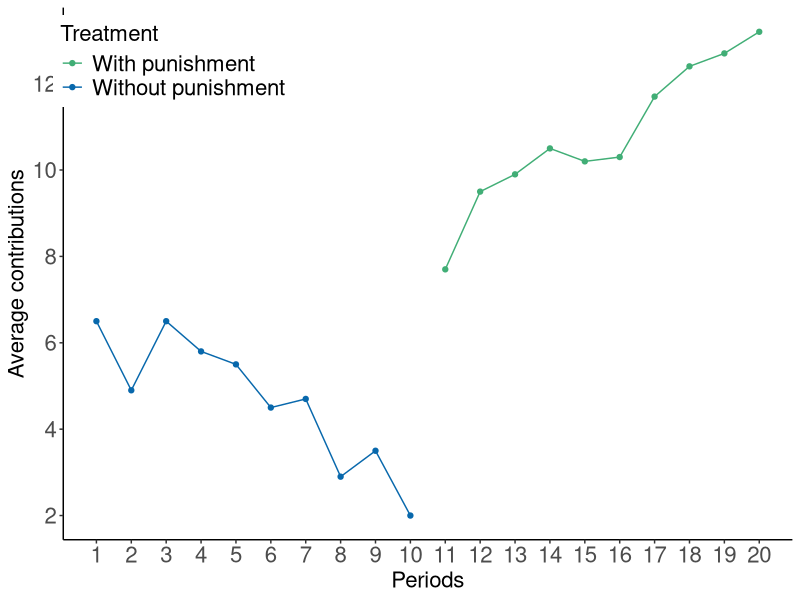
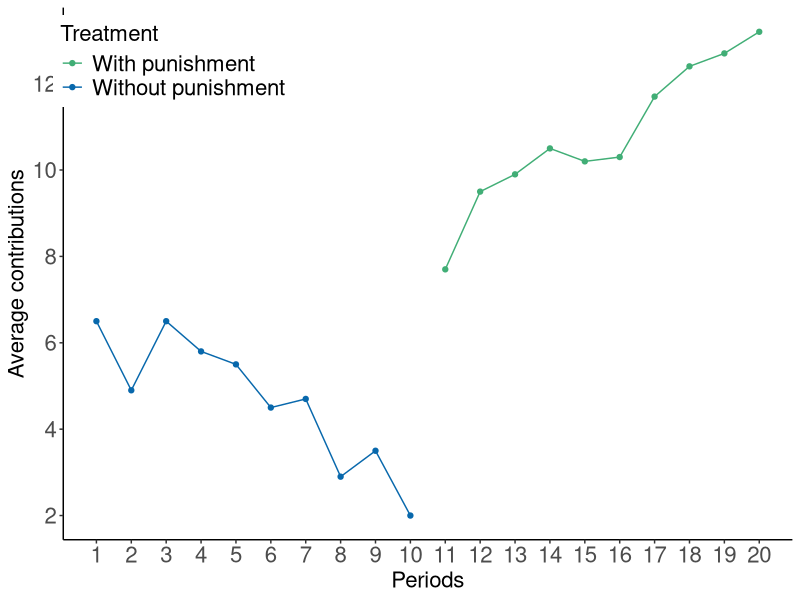

Generate these figures, in order, with R:
library(ggplot2)
library(ggthemes)

FG_2000 <- data.frame("p" = 1:20, 
                     "contrib" = c(6.5, 4.9, 6.5, 5.8, 5.5, 4.5, 4.7, 2.9, 3.5, 2.0,
                                   7.7, 9.5, 9.9, 10.5, 10.2, 10.3, 11.7, 12.4, 12.7, 13.2), 
                     "Treatment" = c("Without punishment", "Without punishment", "Without punishment", "Without punishment", "Without punishment", "Without punishment", "Without punishment", "Without punishment", "Without punishment", "Without punishment",
                                   "With punishment", "With punishment", "With punishment", "With punishment", "With punishment", "With punishment", "With punishment", "With punishment", "With punishment", "With punishment")
                     )

BHcolors <- c("#41ae76", "#0868ac")

tx3 <- ggplot(data = FG_2000, aes(x = p, y = contrib, col=Treatment)) +
  geom_point() + 
  geom_line() +
  scale_color_manual(values = BHcolors) +
  #scale_shape_manual( values = c(1, 19)) + 
  scale_x_continuous(breaks = scales::pretty_breaks(n = 20), limits = c(1,20)) +
  scale_y_continuous(breaks = scales::pretty_breaks(n = 5)) +
  #scale_fill_discrete("Treatment", breaks=c("wo", "w"),
  #                    labels = c("without punishment", "with punishment")) +
  xlab("Periods") + 
  ylab("Average contributions") +
  theme_classic() +
  theme(legend.position = c(0.15, 0.9),
axis.title.y = element_text(size = 16),
        legend.text=element_text(size=16),
        axis.text.x = element_text(size = 16),
        axis.text.y = element_text(size = 16),
        axis.title.x = element_text(size = 16),
        legend.title =element_text(size=16)) 
  

print(tx3)

  
ggsave("people/Fehr_Gachter_2000.pdf", width = 10, height = 5)
